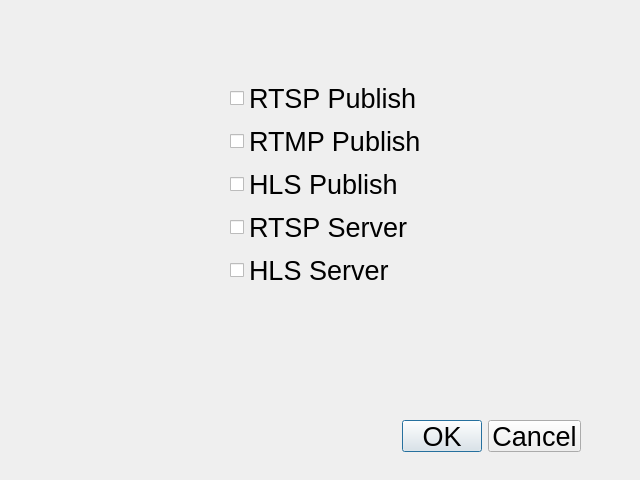
<?xml version="1.0" encoding="UTF-8"?>
<ui version="4.0">
 <class>CActiveServerList</class>
 <widget class="QDialog" name="CActiveServerList">
  <property name="geometry">
   <rect>
    <x>0</x>
    <y>0</y>
    <width>640</width>
    <height>480</height>
   </rect>
  </property>
  <property name="font">
   <font>
    <pointsize>20</pointsize>
   </font>
  </property>
  <property name="windowTitle">
   <string>Dialog</string>
  </property>
  <widget class="QDialogButtonBox" name="buttonBox">
   <property name="geometry">
    <rect>
     <x>-40</x>
     <y>420</y>
     <width>621</width>
     <height>32</height>
    </rect>
   </property>
   <property name="orientation">
    <enum>Qt::Horizontal</enum>
   </property>
   <property name="standardButtons">
    <set>QDialogButtonBox::Cancel|QDialogButtonBox::Ok</set>
   </property>
  </widget>
  <widget class="QWidget" name="">
   <property name="geometry">
    <rect>
     <x>230</x>
     <y>80</y>
     <width>230</width>
     <height>250</height>
    </rect>
   </property>
   <layout class="QFormLayout" name="formLayout">
    <item row="0" column="0">
     <widget class="QCheckBox" name="m_RtspPublish">
      <property name="text">
       <string>RTSP Publish</string>
      </property>
     </widget>
    </item>
    <item row="1" column="0">
     <widget class="QCheckBox" name="m_RtmpPublish">
      <property name="text">
       <string>RTMP Publish</string>
      </property>
     </widget>
    </item>
    <item row="2" column="0">
     <widget class="QCheckBox" name="m_HlsPublish">
      <property name="text">
       <string>HLS Publish</string>
      </property>
     </widget>
    </item>
    <item row="3" column="0">
     <widget class="QCheckBox" name="m_RtspServer">
      <property name="text">
       <string>RTSP Server</string>
      </property>
     </widget>
    </item>
    <item row="4" column="0">
     <widget class="QCheckBox" name="m_HlsServer">
      <property name="text">
       <string>HLS Server</string>
      </property>
     </widget>
    </item>
   </layout>
  </widget>
 </widget>
 <resources/>
 <connections>
  <connection>
   <sender>buttonBox</sender>
   <signal>accepted()</signal>
   <receiver>CActiveServerList</receiver>
   <slot>accept()</slot>
   <hints>
    <hint type="sourcelabel">
     <x>248</x>
     <y>254</y>
    </hint>
    <hint type="destinationlabel">
     <x>157</x>
     <y>274</y>
    </hint>
   </hints>
  </connection>
  <connection>
   <sender>buttonBox</sender>
   <signal>rejected()</signal>
   <receiver>CActiveServerList</receiver>
   <slot>reject()</slot>
   <hints>
    <hint type="sourcelabel">
     <x>316</x>
     <y>260</y>
    </hint>
    <hint type="destinationlabel">
     <x>286</x>
     <y>274</y>
    </hint>
   </hints>
  </connection>
 </connections>
</ui>
